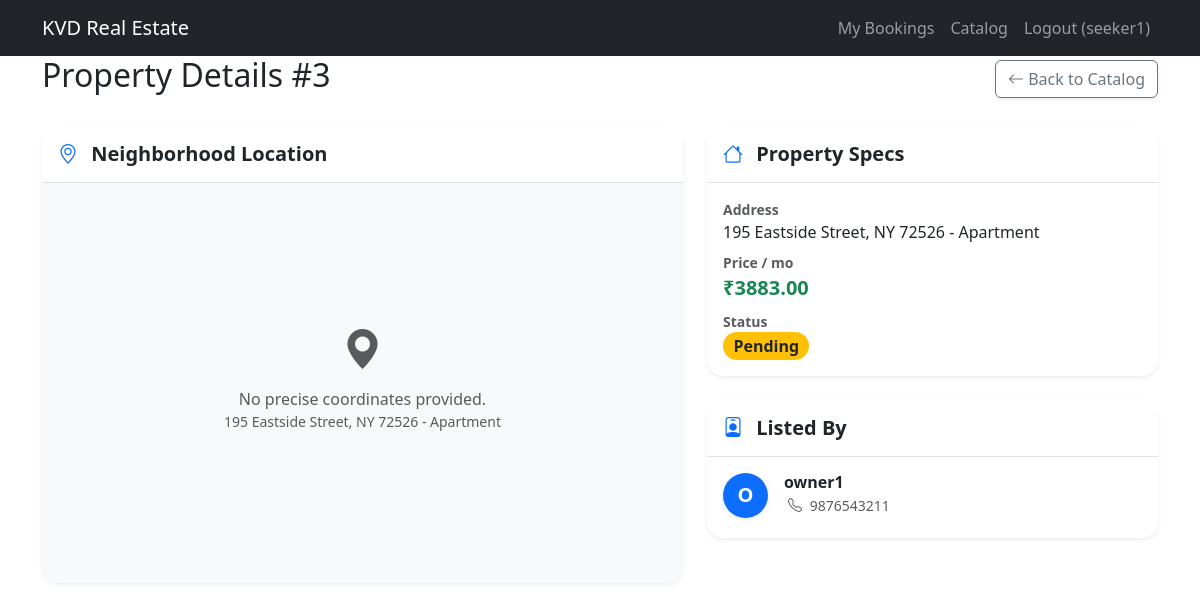
The app's page /property/3/seeker-detail/ (signed in), older data.
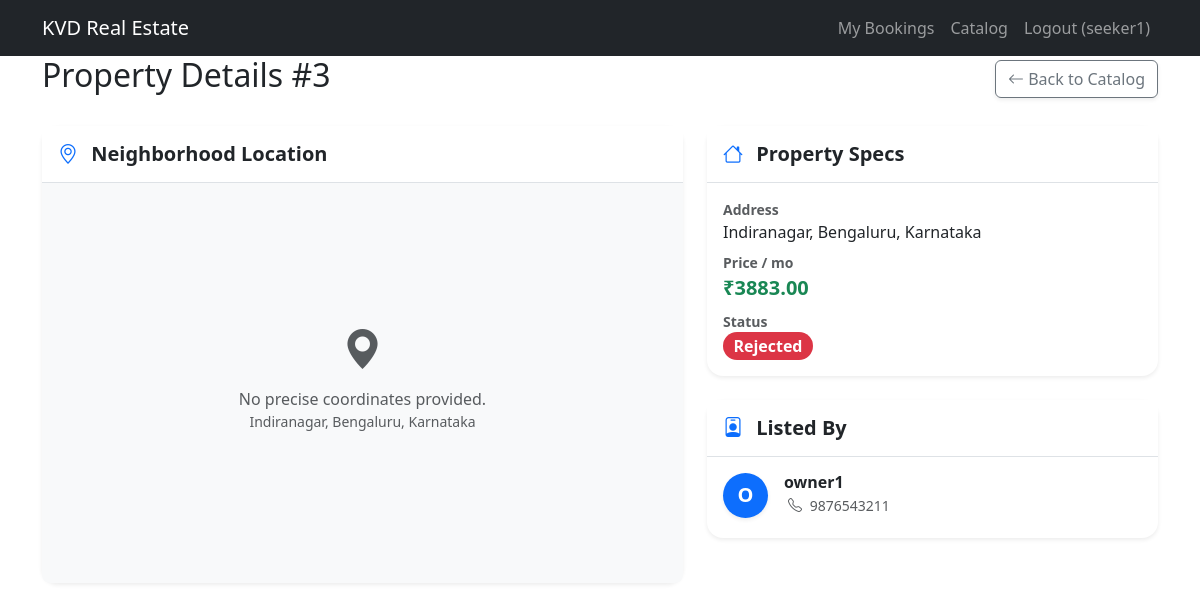
The same page, newer data.
### real_estate_app/models.py (models this page shows, shortened)
class Property(models.Model):
    STATUS_CHOICES = (
        ('Pending', 'Pending'),
        ('Live', 'Live'),
        ('Booked', 'Booked'),
        ('Rejected', 'Rejected'),
    )
    property_id = models.AutoField(primary_key=True)
    owner = models.ForeignKey(User, on_delete=models.CASCADE, related_name='properties')
    address = models.TextField()
    latitude = models.FloatField(blank=True, null=True)
    longitude = models.FloatField(blank=True, null=True)
    price = models.DecimalField(max_digits=10, decimal_places=2)
    photo = models.ImageField(upload_to='property_photos/', blank=True, null=True)
    status = models.CharField(max_length=10, choices=STATUS_CHOICES, default='Pending')

class User(AbstractUser):
    phone_regex = RegexValidator(regex=r'^\+?1?\d{9,15}$', message="Phone number must be entered in the format: '+999999999'. Up to 15 digits allowed.")
    phone_number = models.CharField(validators=[phone_regex], max_length=17, blank=True)
    pincode_regex = RegexValidator(regex=r'^[1-9][0-9]{5}$', message="Please enter a valid 6-digit Indian pincode.")
    pincode = models.CharField(validators=[pincode_regex], max_length=6, blank=True)
    kyc_status = models.BooleanField(default=False)
    is_admin = models.BooleanField(default=False)
    is_owner = models.BooleanField(default=False)
    is_seeker = models.BooleanField(default=False)

### real_estate_app/views.py (the view, shortened to what this page needs)
# urls.py: path('property/<int:property_id>/seeker-detail/', views.seeker_property_detail, name='seeker_property_detail'),
@login_required
def seeker_property_detail(request, property_id):
    if not request.user.is_seeker:
        return redirect('dashboard')
    property_obj = get_object_or_404(Property, property_id=property_id)
    form = BookingForm()
    return render(request, 'real_estate_app/seeker_property_detail.html', {'property': property_obj, 'form': form})

### templates/real_estate_app/seeker_property_detail.html (shortened to what this page needs)
{% extends 'base.html' %}
{% block extra_head %}
<link rel="stylesheet" href="https://unpkg.com/leaflet@1.9.4/dist/leaflet.css"/>
{% endblock %}
{% block content %}
<div class="d-flex justify-content-between align-items-center mb-4">
    <h2>Property Details #{{ property.property_id }}</h2>
    <a href="{% url 'property_catalog' %}" class="btn btn-outline-secondary shadow-sm"><i class="bi bi-arrow-left"></i> Back to Catalog</a>
</div>
<div class="row g-4 mb-5">
    <div class="col-md-7">
        <div class="card border-0 shadow-sm rounded-4 h-100">
            <div class="card-header bg-white border-bottom py-3">
                <h5 class="mb-0 fw-bold"><i class="bi bi-geo-alt text-primary me-2"></i> Neighborhood Location</h5>
            </div>
            <div class="card-body p-0">
                {% if property.latitude and property.longitude %}
                <div id="propertyMap"></div>
                {% else %}
                <div class="d-flex align-items-center justify-content-center bg-light text-muted" style="height: 400px; border-radius: 0 0 8px 8px;">
                    <div class="text-center">
                        <i class="bi bi-geo-alt-fill fs-1 d-block mb-2"></i>
                        <p class="mb-0">No precise coordinates provided.</p>
                        <p class="small">{{ property.address }}</p>
                    </div>
                </div>
                {% endif %}
            </div>
        </div>
    </div>
    <div class="col-md-5">
        <div class="card border-0 shadow-sm rounded-4 mb-4">
            <div class="card-header bg-white border-bottom py-3">
                <h5 class="mb-0 fw-bold"><i class="bi bi-house text-primary me-2"></i> Property Specs</h5>
            </div>
            <div class="card-body">
                <p class="mb-2"><span class="fw-bold text-muted small d-block">Address</span> {{ property.address }}</p>
                <p class="mb-2"><span class="fw-bold text-muted small d-block">Price / mo</span> <span class="text-success fw-bold fs-5">₹{{ property.price }}</span></p>
                <p class="mb-0"><span class="fw-bold text-muted small d-block">Status</span>
                    <span class="badge rounded-pill {% if property.status == 'Pending' %}bg-warning text-dark{% elif property.status == 'Live' %}bg-success{% elif property.status == 'Rejected' %}bg-danger{% elif property.status == 'Booked' %}bg-info text-dark{% else %}bg-secondary{% endif %} fs-6">
                        {{ property.status }}
                    </span>
                </p>
            </div>
        </div>
        <div class="card border-0 shadow-sm rounded-4 mb-4">
            <div class="card-header bg-white border-bottom py-3">
                <h5 class="mb-0 fw-bold"><i class="bi bi-person-badge text-primary me-2"></i> Listed By</h5>
            </div>
            <div class="card-body py-3">
                <div class="d-flex align-items-center mb-1">
                    <div class="bg-primary text-white rounded-circle d-flex align-items-center justify-content-center fw-bold fs-5 me-3 shadow-sm" style="width: 45px; height: 45px;">
                        {{ property.owner.username|make_list|first|upper }}
                    </div>
                    <div>
                        <h6 class="mb-0 fw-bold">{% if property.owner.first_name %}{{ property.owner.first_name }} {{ property.owner.last_name }}{% else %}{{ property.owner.username }}{% endif %}</h6>
                        <span class="text-muted small"><i class="bi bi-telephone ms-1 me-1"></i> {{ property.owner.phone_number }}</span>
                    </div>
                </div>
            </div>
        </div>
    </div>
</div>
{% endblock %}

Row changes from the older to the newer data that the page shows:
changed Property "owner1": address "195 Eastside Street, NY 72526 - Apartment" → "Indiranagar, Bengaluru, Karnataka"; status "Pending" → "Rejected"
